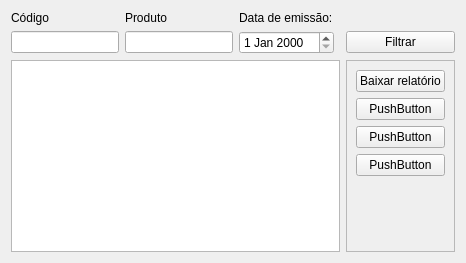
               <widget class="QWidget" name="tab_7">
                <attribute name="title">
                 <string>Relatório de Venda</string>
                </attribute>
                <layout class="QGridLayout" name="gridLayout_12">
                 <item row="1" column="5">
                  <widget class="QPushButton" name="pushButton_16">
                   <property name="text">
                    <string>Filtrar</string>
                   </property>
                  </widget>
                 </item>
                 <item row="1" column="0" colspan="2">
                  <widget class="QLineEdit" name="lineEdit_14"/>
                 </item>
                 <item row="1" column="2">
                  <widget class="QLineEdit" name="lineEdit_13"/>
                 </item>
                 <item row="3" column="0" colspan="5">
                  <widget class="QTableWidget" name="tableWidget_2"/>
                 </item>
                 <item row="3" column="5">
                  <widget class="QFrame" name="frame_31">
                   <property name="frameShape">
                    <enum>QFrame::StyledPanel</enum>
                   </property>
                   <property name="frameShadow">
                    <enum>QFrame::Raised</enum>
                   </property>
                   <layout class="QGridLayout" name="gridLayout_13">
                    <item row="0" column="0">
                     <widget class="QPushButton" name="pushButton_12">
                      <property name="text">
                       <string>Baixar relatório</string>
                      </property>
                     </widget>
                    </item>
                    <item row="1" column="0">
                     <widget class="QPushButton" name="pushButton_15">
                      <property name="text">
                       <string>PushButton</string>
                      </property>
                     </widget>
                    </item>
                    <item row="2" column="0">
                     <widget class="QPushButton" name="pushButton_14">
                      <property name="text">
                       <string>PushButton</string>
                      </property>
                     </widget>
                    </item>
                    <item row="3" column="0">
                     <widget class="QPushButton" name="pushButton_13">
                      <property name="text">
                       <string>PushButton</string>
                      </property>
                     </widget>
                    </item>
                    <item row="4" column="0">
                     <spacer name="verticalSpacer_11">
                      <property name="orientation">
                       <enum>Qt::Vertical</enum>
                      </property>
                      <property name="sizeHint" stdset="0">
                       <size>
                        <width>20</width>
                        <height>40</height>
                       </size>
                      </property>
                     </spacer>
                    </item>
                   </layout>
                  </widget>
                 </item>
                 <item row="0" column="0">
                  <widget class="QLabel" name="label_22">
                   <property name="text">
                    <string>Código</string>
                   </property>
                  </widget>
                 </item>
                 <item row="0" column="2">
                  <widget class="QLabel" name="label_26">
                   <property name="text">
                    <string>Produto</string>
                   </property>
                  </widget>
                 </item>
                 <item row="0" column="3">
                  <widget class="QLabel" name="label_27">
                   <property name="text">
                    <string>Data de emissão:</string>
                   </property>
                  </widget>
                 </item>
                 <item row="1" column="3">
                  <widget class="QDateEdit" name="dateEdit"/>
                 </item>
                </layout>
               </widget>
